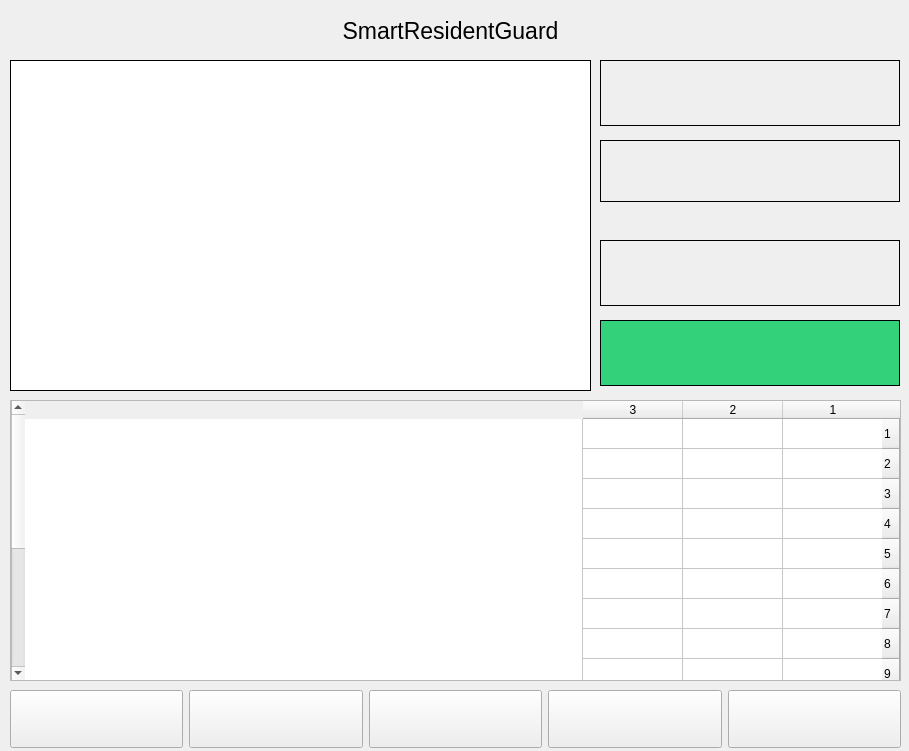
<?xml version="1.0" encoding="UTF-8"?>
<ui version="4.0">
    <class>MainWindow</class>
    <widget class="QMainWindow" name="MainWindow">
        <property name="geometry">
            <rect>
                <x>0</x>
                <y>0</y>
                <width>909</width>
                <height>751</height>
            </rect>
        </property>
        <property name="sizePolicy">
            <sizepolicy hsizetype="Preferred" vsizetype="Preferred">
                <horstretch>0</horstretch>
                <verstretch>0</verstretch>
            </sizepolicy>
        </property>
        <property name="windowTitle">
            <string>SmartResidentGuard</string>
        </property>
        <widget class="QWidget" name="centralwidget">
            <widget class="QLabel" name="mainView">
                <property name="geometry">
                    <rect>
                        <x>10</x>
                        <y>60</y>
                        <width>580</width>
                        <height>326</height>
                    </rect>
                </property>
                <property name="frameShape">
                    <enum>QFrame::Box</enum>
                </property>
                <property name="text">
                    <string/>
                </property>
            </widget>
            <widget class="QLabel" name="label">
                <property name="geometry">
                    <rect>
                        <x>320</x>
                        <y>10</y>
                        <width>261</width>
                        <height>41</height>
                    </rect>
                </property>
                <property name="font">
                    <font>
                        <family>Arial</family>
                        <pointsize>17</pointsize>
                    </font>
                </property>
                <property name="text">
                    <string>SmartResidentGuard</string>
                </property>
                <property name="alignment">
                    <set>Qt::AlignCenter</set>
                </property>
            </widget>
            <widget class="QWidget" name="layoutWidget">
                <property name="geometry">
                    <rect>
                        <x>10</x>
                        <y>690</y>
                        <width>891</width>
                        <height>58</height>
                    </rect>
                </property>
                <layout class="QHBoxLayout" name="horizontalLayout">
                    <item>
                        <widget class="QPushButton" name="settingsButton">
                            <property name="sizePolicy">
                                <sizepolicy hsizetype="Minimum" vsizetype="Preferred">
                                    <horstretch>0</horstretch>
                                    <verstretch>0</verstretch>
                                </sizepolicy>
                            </property>
                            <property name="toolTip">
                                <string>Settings</string>
                            </property>
                            <property name="text">
                                <string/>
                            </property>
                            <property name="icon">
                                <iconset>
                                    <normaloff>../icons/icons8-add-user-male-80.png</normaloff>
                                    ../icons/icons8-add-user-male-80.png
                                </iconset>
                            </property>
                            <property name="iconSize">
                                <size>
                                    <width>40</width>
                                    <height>40</height>
                                </size>
                            </property>
                        </widget>
                    </item>
                    <item>
                        <widget class="QPushButton" name="usersListButton">
                            <property name="sizePolicy">
                                <sizepolicy hsizetype="Minimum" vsizetype="Preferred">
                                    <horstretch>0</horstretch>
                                    <verstretch>0</verstretch>
                                </sizepolicy>
                            </property>
                            <property name="toolTip">
                                <string>Residents List</string>
                            </property>
                            <property name="text">
                                <string/>
                            </property>
                            <property name="icon">
                                <iconset>
                                    <normaloff>../icons/icons8-add-user-male-80.png</normaloff>
                                    ../icons/icons8-add-user-male-80.png
                                </iconset>
                            </property>
                            <property name="iconSize">
                                <size>
                                    <width>40</width>
                                    <height>40</height>
                                </size>
                            </property>
                        </widget>
                    </item>
                    <item>
                        <widget class="QPushButton" name="enteriesListButton">
                            <property name="sizePolicy">
                                <sizepolicy hsizetype="Minimum" vsizetype="Preferred">
                                    <horstretch>0</horstretch>
                                    <verstretch>0</verstretch>
                                </sizepolicy>
                            </property>
                            <property name="toolTip">
                                <string>Entries List</string>
                            </property>
                            <property name="text">
                                <string/>
                            </property>
                        </widget>
                    </item>
                    <item>
                        <widget class="QPushButton" name="stopButton">
                            <property name="sizePolicy">
                                <sizepolicy hsizetype="Minimum" vsizetype="Preferred">
                                    <horstretch>0</horstretch>
                                    <verstretch>0</verstretch>
                                </sizepolicy>
                            </property>
                            <property name="toolTip">
                                <string>Stop</string>
                            </property>
                            <property name="text">
                                <string/>
                            </property>
                        </widget>
                    </item>
                    <item>
                        <widget class="QPushButton" name="startButton">
                            <property name="sizePolicy">
                                <sizepolicy hsizetype="Preferred" vsizetype="Preferred">
                                    <horstretch>0</horstretch>
                                    <verstretch>0</verstretch>
                                </sizepolicy>
                            </property>
                            <property name="toolTip">
                                <string>Start</string>
                            </property>
                            <property name="text">
                                <string/>
                            </property>
                        </widget>
                    </item>
                </layout>
            </widget>
            <widget class="QLabel" name="plate_permission_view">
                <property name="geometry">
                    <rect>
                        <x>600</x>
                        <y>320</y>
                        <width>300</width>
                        <height>66</height>
                    </rect>
                </property>
                <property name="sizePolicy">
                    <sizepolicy hsizetype="Fixed" vsizetype="Fixed">
                        <horstretch>0</horstretch>
                        <verstretch>0</verstretch>
                    </sizepolicy>
                </property>
                <property name="maximumSize">
                    <size>
                        <width>300</width>
                        <height>66</height>
                    </size>
                </property>
                <property name="font">
                    <font>
                        <family>Arial</family>
                        <pointsize>18</pointsize>
                    </font>
                </property>
                <property name="acceptDrops">
                    <bool>false</bool>
                </property>
                <property name="autoFillBackground">
                    <bool>false</bool>
                </property>
                <property name="styleSheet">
                    <string notr="true">background-color: rgb(51, 209, 122);</string>
                </property>
                <property name="frameShape">
                    <enum>QFrame::Box</enum>
                </property>
                <property name="text">
                    <string/>
                </property>
                <property name="alignment">
                    <set>Qt::AlignCenter</set>
                </property>
            </widget>
            <widget class="QLabel" name="plate_owner_name_view">
                <property name="geometry">
                    <rect>
                        <x>600</x>
                        <y>240</y>
                        <width>300</width>
                        <height>66</height>
                    </rect>
                </property>
                <property name="sizePolicy">
                    <sizepolicy hsizetype="Fixed" vsizetype="Fixed">
                        <horstretch>0</horstretch>
                        <verstretch>0</verstretch>
                    </sizepolicy>
                </property>
                <property name="maximumSize">
                    <size>
                        <width>300</width>
                        <height>66</height>
                    </size>
                </property>
                <property name="font">
                    <font>
                        <family>Arial</family>
                        <pointsize>18</pointsize>
                    </font>
                </property>
                <property name="frameShape">
                    <enum>QFrame::Box</enum>
                </property>
                <property name="text">
                    <string/>
                </property>
                <property name="alignment">
                    <set>Qt::AlignCenter</set>
                </property>
            </widget>
            <widget class="QLabel" name="plate_view">
                <property name="geometry">
                    <rect>
                        <x>600</x>
                        <y>60</y>
                        <width>300</width>
                        <height>66</height>
                    </rect>
                </property>
                <property name="sizePolicy">
                    <sizepolicy hsizetype="Fixed" vsizetype="Fixed">
                        <horstretch>0</horstretch>
                        <verstretch>0</verstretch>
                    </sizepolicy>
                </property>
                <property name="maximumSize">
                    <size>
                        <width>300</width>
                        <height>66</height>
                    </size>
                </property>
                <property name="frameShape">
                    <enum>QFrame::Box</enum>
                </property>
                <property name="text">
                    <string/>
                </property>
                <property name="alignment">
                    <set>Qt::AlignCenter</set>
                </property>
            </widget>
            <widget class="QLabel" name="plateTextView">
                <property name="enabled">
                    <bool>true</bool>
                </property>
                <property name="geometry">
                    <rect>
                        <x>600</x>
                        <y>140</y>
                        <width>300</width>
                        <height>62</height>
                    </rect>
                </property>
                <property name="sizePolicy">
                    <sizepolicy hsizetype="Fixed" vsizetype="Fixed">
                        <horstretch>0</horstretch>
                        <verstretch>0</verstretch>
                    </sizepolicy>
                </property>
                <property name="maximumSize">
                    <size>
                        <width>300</width>
                        <height>62</height>
                    </size>
                </property>
                <property name="font">
                    <font>
                        <family>Arial</family>
                        <pointsize>29</pointsize>
                        <kerning>true</kerning>
                    </font>
                </property>
                <property name="layoutDirection">
                    <enum>Qt::LeftToRight</enum>
                </property>
                <property name="autoFillBackground">
                    <bool>false</bool>
                </property>
                <property name="styleSheet">
                    <string notr="true"/>
                </property>
                <property name="frameShape">
                    <enum>QFrame::Box</enum>
                </property>
                <property name="text">
                    <string/>
                </property>
                <property name="textFormat">
                    <enum>Qt::PlainText</enum>
                </property>
                <property name="scaledContents">
                    <bool>false</bool>
                </property>
                <property name="alignment">
                    <set>Qt::AlignCenter</set>
                </property>
            </widget>







            <widget class="QTableWidget" name="tableWidget">
                <property name="geometry">
                    <rect>
                        <x>10</x>
                        <y>400</y>
                        <width>891</width>
                        <height>281</height>
                    </rect>
                </property>
                <property name="font">
                    <font>
                        <family>Arial</family>
                    </font>
                </property>
                <property name="layoutDirection">
                    <enum>Qt::RightToLeft</enum>
                </property>
                <property name="alternatingRowColors">
                    <bool>false</bool>
                </property>
                <property name="rowCount">
                    <number>15</number>
                </property>
                <property name="columnCount">
                    <number>3</number>
                </property>
                <attribute name="horizontalHeaderCascadingSectionResizes">
                    <bool>false</bool>
                </attribute>
                <attribute name="verticalHeaderCascadingSectionResizes">
                    <bool>false</bool>
                </attribute>
                <row/>
                <row/>
                <row/>
                <row/>
                <row/>
                <row/>
                <row/>
                <row/>
                <row/>
                <row/>
                <row/>
                <row/>
                <row/>
                <row/>
                <row/>
                <column/>
                <column/>
                <column/>
            </widget>
            <widget class="QLabel" name="plate_text_ir">
                <property name="enabled">
                    <bool>true</bool>
                </property>
                <property name="geometry">
                    <rect>
                        <x>830</x>
                        <y>140</y>
                        <width>71</width>
                        <height>62</height>
                    </rect>
                </property>
                <property name="sizePolicy">
                    <sizepolicy hsizetype="Fixed" vsizetype="Fixed">
                        <horstretch>0</horstretch>
                        <verstretch>0</verstretch>
                    </sizepolicy>
                </property>
                <property name="maximumSize">
                    <size>
                        <width>300</width>
                        <height>62</height>
                    </size>
                </property>
                <property name="font">
                    <font>
                        <family>Arial</family>
                        <pointsize>23</pointsize>
                        <kerning>true</kerning>
                    </font>
                </property>
                <property name="layoutDirection">
                    <enum>Qt::LeftToRight</enum>
                </property>
                <property name="autoFillBackground">
                    <bool>false</bool>
                </property>
                <property name="styleSheet">
                    <string notr="true">letter-spacing: 3px;
                        padding-bottom: 3%;
                    </string>
                </property>
                <property name="frameShape">
                    <enum>QFrame::NoFrame</enum>
                </property>
                <property name="text">
                    <string/>
                </property>
                <property name="textFormat">
                    <enum>Qt::PlainText</enum>
                </property>
                <property name="scaledContents">
                    <bool>false</bool>
                </property>
                <property name="alignment">
                    <set>Qt::AlignCenter</set>
                </property>
            </widget>
            <widget class="QLabel" name="plate_text_num">
                <property name="enabled">
                    <bool>true</bool>
                </property>
                <property name="geometry">
                    <rect>
                        <x>630</x>
                        <y>140</y>
                        <width>201</width>
                        <height>62</height>
                    </rect>
                </property>
                <property name="sizePolicy">
                    <sizepolicy hsizetype="Fixed" vsizetype="Fixed">
                        <horstretch>0</horstretch>
                        <verstretch>0</verstretch>
                    </sizepolicy>
                </property>
                <property name="maximumSize">
                    <size>
                        <width>300</width>
                        <height>62</height>
                    </size>
                </property>
                <property name="font">
                    <font>
                        <family>Arial</family>
                        <pointsize>28</pointsize>
                        <kerning>true</kerning>
                    </font>
                </property>
                <property name="layoutDirection">
                    <enum>Qt::LeftToRight</enum>
                </property>
                <property name="autoFillBackground">
                    <bool>false</bool>
                </property>
                <property name="styleSheet">
                    <string notr="true">letter-spacing: 3px;
                        padding-bottom: 5%;
                    </string>
                </property>
                <property name="frameShape">
                    <enum>QFrame::NoFrame</enum>
                </property>
                <property name="text">
                    <string/>
                </property>
                <property name="textFormat">
                    <enum>Qt::PlainText</enum>
                </property>
                <property name="scaledContents">
                    <bool>false</bool>
                </property>
                <property name="alignment">
                    <set>Qt::AlignCenter</set>
                </property>
            </widget>
            <widget class="QLabel" name="label_2">
                <property name="geometry">
                    <rect>
                        <x>610</x>
                        <y>10</y>
                        <width>31</width>
                        <height>41</height>
                    </rect>
                </property>
                <property name="font">
                    <font>
                        <family>Arial</family>
                        <pointsize>17</pointsize>
                    </font>
                </property>
                <property name="text">
                    <string/>
                </property>
                <property name="pixmap">
                    <pixmap>../icons/65th_xs.png</pixmap>
                </property>
                <property name="scaledContents">
                    <bool>true</bool>
                </property>
            </widget>
            <widget class="QLabel" name="label_3">
                <property name="geometry">
                    <rect>
                        <x>270</x>
                        <y>10</y>
                        <width>31</width>
                        <height>41</height>
                    </rect>
                </property>
                <property name="font">
                    <font>
                        <family>Arial</family>
                        <pointsize>17</pointsize>
                    </font>
                </property>
                <property name="text">
                    <string/>
                </property>
                <property name="pixmap">
                    <pixmap>../icons/65th_xs.png</pixmap>
                </property>
                <property name="scaledContents">
                    <bool>true</bool>
                </property>
            </widget>
            <widget class="QGraphicsView" name="gv">
                <property name="geometry">
                    <rect>
                        <x>10</x>
                        <y>60</y>
                        <width>581</width>
                        <height>331</height>
                    </rect>
                </property>
                <property name="frameShape">
                    <enum>QFrame::Panel</enum>
                </property>
                <property name="frameShadow">
                    <enum>QFrame::Plain</enum>
                </property>
            </widget>
        </widget>
    </widget>
    <tabstops>
        <tabstop>startButton</tabstop>
        <tabstop>stopButton</tabstop>
        <tabstop>enteriesListButton</tabstop>
        <tabstop>usersListButton</tabstop>
        <tabstop>settingsButton</tabstop>
        <tabstop>tableWidget</tabstop>
    </tabstops>
    <resources/>
    <connections/>
</ui>
